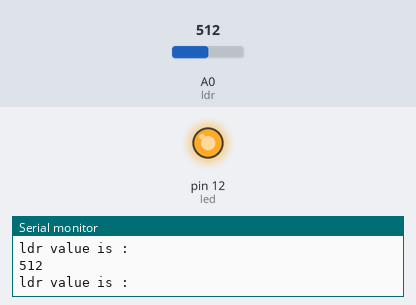
Bench run of a sketch on a simulated Arduino Uno, built with avr-gcc and run on an emulated ATmega328P. On the bench: output pins drawn as LEDs (lit = HIGH), the last lines printed to the serial monitor. The inputs (shaded band) are chosen by the test bench; at power-on: A0 (ldr) = 512.

Above: at 1.2 s.
1.3 s: A0 (ldr) set to 111
2.8 s: A0 (ldr) set to 88
At 4.1 s:
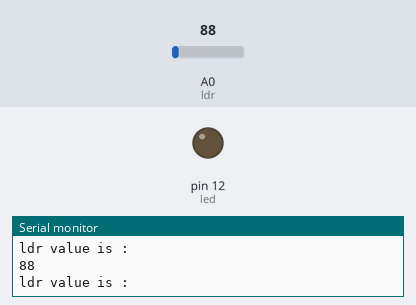
Timing chart, 0 to 5.8 s (numbered marks = the images above; inputs shaded):
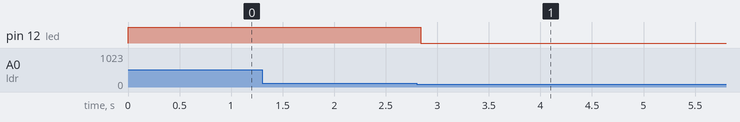

Measured:
- the behaviour switches between 100 and 99 on A0 (ldr) (found by bisection; images 0 and 1)
- after the input at 2.8 s, pin 12 (led): HIGH → LOW at once

The sketch:

ldr.ino
```cpp
// C++ code
int ldr=A0;
int value=0;
int led=12;
char input;

void setup()
{
  Serial.begin(9600);
  pinMode(led,OUTPUT);
  pinMode(ldr,INPUT);
}

void loop()
{
  value=analogRead(ldr);
  Serial.println("ldr value is : ");
  Serial.println(value);
  if (value<100){
      digitalWrite(led,LOW);
  }
  else {
    digitalWrite(led,HIGH);
  }
  }
```
